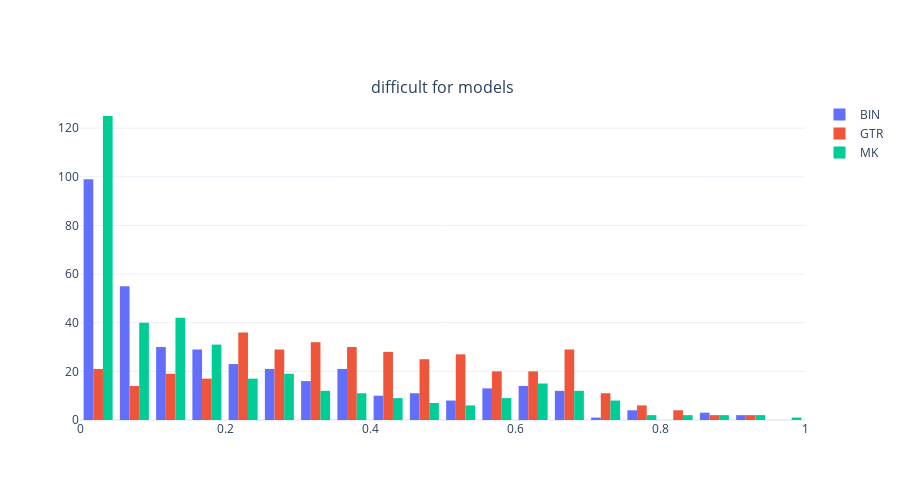

Notebook cell for this chart:
### Code cell
#DIFFICULT
compare_modelwise(df, "difficult", False).update_layout(template="plotly_white", height=500)
#scatter(df, "BIN_difficult", "MK_difficult")

#fig = px.scatter(x=df["GTR_difficult"] - df["BIN_difficult"], y=df["GTR_difficult"] - df["MK_difficult"], log_x=False, log_y=False)
#fig.show()
#fig = px.scatter(x=df["BIN_difficult"] - df["MK_difficult"], y=df["BIN_difficult"] - df["GTR_difficult"], log_x=False, log_y=False)
#fig.show()
#fig = px.scatter(x=df["MK_difficult"] - df["BIN_difficult"], y=df["MK_difficult"] - df["GTR_difficult"], log_x=False, log_y=False)
#fig.show()

### Figure 1 — Plotly figure (JSON) as saved in the notebook; plotly's stock layout.template omitted (floating-point values rounded to 4 significant figures; data arrays with more than 128 entries replaced by an {"elided": "..."} marker saying what was removed)
{"data": [{"name": "BIN", "showlegend": true, "type": "histogram", "x": {"elided": "372 float values"}, "xaxis": "x", "yaxis": "y"}, {"name": "GTR", "showlegend": true, "type": "histogram", "x": {"elided": "372 float values"}, "xaxis": "x", "yaxis": "y"}, {"name": "MK", "showlegend": true, "type": "histogram", "x": {"elided": "372 float values"}, "xaxis": "x", "yaxis": "y"}], "layout": {"annotations": [{"font": {"size": 16}, "showarrow": false, "text": "difficult for models", "x": 0.5, "xanchor": "center", "xref": "paper", "y": 1, "yanchor": "bottom", "yref": "paper"}], "height": 500, "xaxis": {"anchor": "y", "domain": [0, 1]}, "yaxis": {"anchor": "x", "domain": [0, 1]}}}
